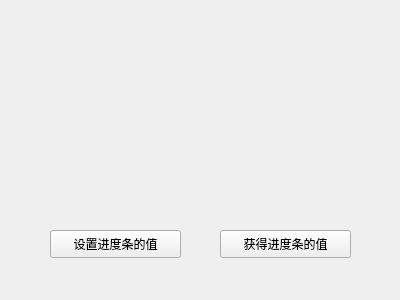
<?xml version="1.0" encoding="UTF-8"?>
<ui version="4.0">
 <class>Widget</class>
 <widget class="QWidget" name="Widget">
  <property name="geometry">
   <rect>
    <x>0</x>
    <y>0</y>
    <width>400</width>
    <height>300</height>
   </rect>
  </property>
  <property name="windowTitle">
   <string>Widget</string>
  </property>
  <widget class="MyWidget" name="widget" native="true">
   <property name="geometry">
    <rect>
     <x>20</x>
     <y>20</y>
     <width>361</width>
     <height>121</height>
    </rect>
   </property>
  </widget>
  <widget class="QPushButton" name="pushButton">
   <property name="geometry">
    <rect>
     <x>50</x>
     <y>230</y>
     <width>131</width>
     <height>28</height>
    </rect>
   </property>
   <property name="text">
    <string>设置进度条的值</string>
   </property>
  </widget>
  <widget class="QPushButton" name="pushButton_2">
   <property name="geometry">
    <rect>
     <x>220</x>
     <y>230</y>
     <width>131</width>
     <height>28</height>
    </rect>
   </property>
   <property name="text">
    <string>获得进度条的值</string>
   </property>
  </widget>
 </widget>
 <layoutdefault spacing="6" margin="11"/>
 <customwidgets>
  <customwidget>
   <class>MyWidget</class>
   <extends>QWidget</extends>
   <header location="global">mywidget.h</header>
   <container>1</container>
  </customwidget>
 </customwidgets>
 <resources/>
 <connections/>
</ui>
